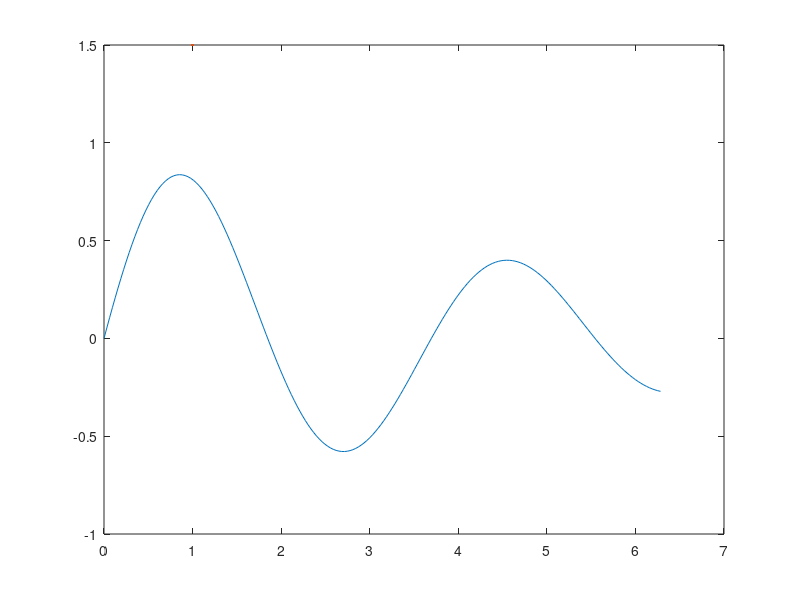

MATLAB code to generate this figure: (Note: this script raises an error after producing the figure.)
% ex0723_sprintf_title.m — sprintf 로 그래프 제목과 주석 만들기 (7.2.3)
% title, xlabel, text 는 모두 문자열을 받는다.
% 계산 결과를 제목에 넣어야 할 때 sprintf 가 제격이다.

clear; clc; close all

x = linspace(0, 2*pi, 200);
k = 1.7;
y = exp(-0.2*x) .* sin(k*x);

[ymax, idx] = max(y);
xmax = x(idx);
area = trapz(x, y);

figure
plot(x, y, LineWidth=1.5)
hold on
plot(xmax, ymax, 'ro', MarkerFaceColor='r')
hold off
grid on

% 계산값을 그대로 제목에 박아 넣는다
title(sprintf('y = e^{-0.2x} sin(%.1f x),   최댓값 %.4f', k, ymax))
xlabel('x')
ylabel('y')
subtitle(sprintf('0 부터 2\\pi 까지의 적분 = %.5f', area))

% text 주석에도 같은 방법
text(xmax, ymax, sprintf('  (%.3f, %.3f)', xmax, ymax), VerticalAlignment='bottom')

% 범례에도 쓸 수 있다
legend(sprintf('k = %.1f', k), '최댓값', Location='northeast')

fprintf('최댓값 %.4f (x = %.4f), 적분 %.5f\n', ymax, xmax, area);

theme(gcf, "light")        % R2026a 기본 테마는 dark 라 밝게 바꿔 저장한다
exportgraphics(gcf, '../../textbook/ch07/img/ex0723_sprintf_title.png')
